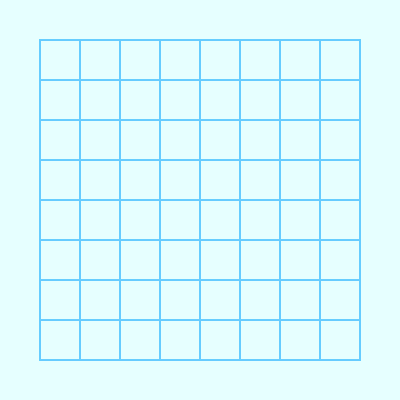
Frame 1 (no input)
Frame 60 (no input): identical to frame 1, image omitted
Frame 120 (the mouse pressed at the canvas centre since frame 60): identical to frame 1, image omitted

The p5.js sketch that drew this single still picture (run headless with seeded random() and noise() and a simulated clock; from frame 60 on, the mouse is pressed at the canvas centre):

// p5.js sketch
// ── sketch.js
/* eslint-disable no-undef, no-unused-vars */

/* * * * * * * * * * * * * * * * *

  CONSTANTS AND VARS

* * * * * * * * * * * * * * * * * */
const TEXT_OFFSET = 5;
const RESOLUTION = 400;
const GRIDS = 8 + 2;
const BUTTON_X_SIZE = 90;
const BUTTON_Y_SIZE = 20;
var rays = [];
var mirrors = [];
var interval_exchange = null;
var clickCount = 0;

/* * * * * * * * * * * * * * * * *

  CLASSES

* * * * * * * * * * * * * * * * * */

class Ray {
  constructor(_xpos, _ypos, _xvector, _yvector) {
    this.x = _xpos;
    this.y = _ypos;
    this.xvector = _xvector;
    this.yvector = _yvector;

    this.directions = [];
    this._computeDirections();

    // start point + each intersection in order
    this.path = [[this.x, this.y]];
  }

  addPointToPath(x, y) {
    this.path.push([x, y]);
  }

  getPath() {
    return this.path;
  }

  getAllDirections() {
    return this.directions;
  }

  _computeDirections() {
    let x_delta = this.xvector - this.x;
    let y_delta = this.yvector - this.y;

    // FIXME only 4 directions
    this.directions.push([x_delta, y_delta]); // +x +y (12h)
    this.directions.push([y_delta, x_delta]); // +y +x (UP-RIGHT)
    this.directions.push([y_delta, -x_delta]); // +y -x (3h) (RIGHT)
    this.directions.push([x_delta, -y_delta]); // +x -y (DOWN-RIGHT)
    this.directions.push([-x_delta, -y_delta]); // -x -y (6h) (DOWN)
    this.directions.push([-y_delta, -x_delta]); // -y -x (DOWN-LEFT)
    this.directions.push([-y_delta, x_delta]); // -y +x (9h) (LEFT)
    this.directions.push([-x_delta, y_delta]); // -x +y (UP-LEFT)
  }
}

const HORIZONTAL = 0; // -
const VERTICAL = 1; // |
const DIAGONAL_UP = 2; // /
const DIAGONAL_DOWN = 3; // \

class Mirror {
  constructor(_x1, _y1, _x2, _y2) {
    this.x1 = _x1;
    this.y1 = _y1;
    this.x2 = _x2;
    this.y2 = _y2;
    this.reflective = true; //fixme
  }

  getLength() {
    return ((this.x2 - this.x1) ** 2 + (this.y2 - this.y1) ** 2) ** -2;
  }

  getSlope() {
    return (this.y2 - this.y1) / (this.x2 - this.x1);
  }

  getType() {
    let ans = false;
    if (this.x1 === this.x2) {
      ans = VERTICAL;
    } else if (this.y1 === this.y2) {
      ans = HORIZONTAL;
    } else if (
      (this.x1 < this.x2 && this.y1 < this.y2) ||
      (this.x1 > this.x2 && this.y1 > this.y2)
    ) {
      ans = DIAGONAL_UP;
    } else {
      ans = DIAGONAL_DOWN;
    }
    return ans;
  }

  print() {
    console.log(
      "Mirror:",
      "\n",
      "x1:",
      this.x1,
      "y1:",
      this.y1,
      "\n",
      "x2:",
      this.x2,
      "y2:",
      this.y2
    );
  }
}

class SlicedMirror extends Mirror {
  constructor(mirror, ray) {
    super(mirror.x1, mirror.y1, mirror.x2, mirror.y2);

    // -- ARGUMENTS -- //
    this.nb_unit_segments = max(abs(this.x2 - this.x1), abs(this.y2 - this.y1)); // number of unit segments in the mirror
    this.slices = []; // slices [direction] [slice] [x or y coord]

    // -- CONSTRUCTION -- //
    this._slice(ray);
  }

  getAllSlices() {
    return this.slices;
  }

  getSlices(ray_direction) {
    return this.slices[ray_direction];
  }

  getTotalOfSlices(ray_direction) {
    return this.slices[ray_direction].length;
  }

  _slice(ray) {
    /*
      TODO+FIXME: create ray-mirror intersection points
                  that directly contain the input
                  and the ouput ray directions
    */

    for (const direction of ray.getAllDirections()) {
      // FIXME (optimization) use 4 directions (computations /2)
      let ray_slope = direction[1] / direction[0];
      let nb_slices; // number of mirror slices
      if (this.getType() === HORIZONTAL) {
        nb_slices = this.nb_unit_segments * abs(direction[1]); // intersections = |y|
      } else if (this.getType() === VERTICAL) {
        nb_slices = this.nb_unit_segments * abs(direction[0]); // intersections = |x|
      } else if (
        (this.getType() === DIAGONAL_UP && ray_slope > 0) ||
        (this.getType() === DIAGONAL_DOWN && ray_slope < 0)
      ) {
        nb_slices =
          this.nb_unit_segments * abs(abs(direction[0]) - abs(direction[1])); // intersections same slope = ||x|-|y||
      } else {
        nb_slices =
          this.nb_unit_segments * abs(abs(direction[0]) + abs(direction[1])); // intersections opp slope = ||x|+|y||
      }

      let slice_dir_coords = [[this.x1, this.y1]];
      for (let i = 1; i <= nb_slices; i++) {
        let lambda = i / nb_slices; // linear combination
        slice_dir_coords.push([
          lambda * this.x2 + (1 - lambda) * this.x1,
          lambda * this.y2 + (1 - lambda) * this.y1
        ]);
      }
      this.slices.push(slice_dir_coords);
    }
  }
}

class IntervalExchange {
  constructor(mirrors, ray) {
    // -- ATTRIBUTES -- //
    this.nb_orientations = ray.getAllDirections().length;
    this.sliced_mirrors = [];
    this.exchange = null;

    // -- CONSTRUCTION -- //
    //this._createFakeEscapeMirror();
    this._divideMirrors(mirrors, ray);
    this._formBigIntInterval();
    this._map();
    //this._optimiseWithTopology();
  }

  _optimiseWithTopology() {}
  getNext(mirror, slope) {}
  getPrevious(mirror, slope) {}
  _createFakeEscapeMirror() {}

  /*
    "Count positions at which a ray of that slope can hit."
  */
  _divideMirrors(mirrors, ray) {
    for (const mirror of mirrors) {
      this.sliced_mirrors.push(new SlicedMirror(mirror, ray));
    }
  }

  /*
    "Concatenate all these sequences of positions
    for (mirror, slope) pairs into one big integer interval."
  */
  _formBigIntInterval() {}

  /*
    "Form subintervals for where a reflected ray will go next."
  */
  _map(ray) {}

}

class ReflectivePoint {
  constructor(x, y, input_orientation, output_orientation) {
    this.x = x;
    this.y = y;
    this.input = input_orientation;
    this.output = output_orientation;
  }
}

/* bah quoi.. dans tous les cas t'as dis tu vas refactor.. */
class Transformer {
  static inputRayToOutputRay(input_ray, mirror) {
    let output_ray = null;
    let is_horizontal = mirror.getType() === HORIZONTAL;
    let is_vertical = mirror.getType() === VERTICAL;
    let is_rising =
      (this.getType() === DIAGONAL_UP && ray_slope > 0) ||
      (this.getType() === DIAGONAL_DOWN && ray_slope < 0);

    if (is_horizontal) {
    } else if (is_vertical) {
    } else if (is_rising) {
    } else {
    }

    return output_ray;
  }
}

class Node {
  constructor(x, y, input_orientation, mirror) {
    this.x = x;
    this.y = y;

    this.input_orientation = input_orientation;
    this.output_orientation = null;

    this.next_node = null;
    this.previous_node = null;

    this.mirror = mirror;
  }
}

/* * * * * * * * * * * * * * * * *

  FUNCTIONS

* * * * * * * * * * * * * * * * * */

function tranformCoordsToGrid(x, y) {
  let new_x = xToGrid(x);
  let new_y = yToGrid(y);

  console.log("Previous coords:", x, y);
  console.log("New coords:", new_x, new_y);
}

function xToGrid(x) {
  return -1 + (GRIDS * x) / RESOLUTION;
}
function yToGrid(y) {
  return -1 + (RESOLUTION - y) / (RESOLUTION / GRIDS);
}

function xToP5(x) {
  return ((x + 1) * RESOLUTION) / GRIDS;
}
function yToP5(y) {
  return RESOLUTION - (y + 1) * (RESOLUTION / GRIDS);
}

function computeReflections() {
  interval_exchange = new IntervalExchange(mirrors, rays[0]);
}

/* * * * * * * * * * * * * * * * *

  TESTS

* * * * * * * * * * * * * * * * * */

function runTests() {}

function createTestEnv1() {
  /*
    Example from Figure 5. (erronous?)
    POINTS
      A = (0,0)  B = (0,2)
      C = (2,2)  D = (1, 0)
    MIRRORS
      AB, BC, CD
    RAY
      (1,1) with -1/2 slope (0, 0) -> (-2, 1)
  */
  mirrors.push(new Mirror(0, 0, 0, 2)); // AB
  mirrors.push(new Mirror(0, 2, 2, 2)); // BC
  mirrors.push(new Mirror(2, 2, 1, 0)); // CD
  rays.push(new Ray(1, 1, -2 + 1, 1 + 1));
}

function createTestEnv2() {
  /*
    Example from Figure 1. (erronous?)
    POINTS
      A = (0, 0)  B = (4, 4)
      C = (5, 4)  D = (6, 3)
      E = (6, 2)  F = (6, 0)
    MIRRORS
      AB, BC, CD, DE, FA
    RAY
      (?) I suppose it is (7, 3) going to (6, 1)
  */
  mirrors.push(new Mirror(0, 0, 4, 4)); // AB
  mirrors.push(new Mirror(4, 4, 5, 4)); // BC
  mirrors.push(new Mirror(5, 4, 6, 3)); // CD
  mirrors.push(new Mirror(6, 3, 6, 2)); // DE
  mirrors.push(new Mirror(6, 0, 0, 0)); // FA
  rays.push(new Ray(7, 3, 6, 1));
}

/* * * * * * * * * * * * * * * * *

  SETUP FUNCTION

* * * * * * * * * * * * * * * * * */

function setup() {
  // TESTS
  runTests();

  // ENVIRONMENT
  createCanvas(windowWidth, windowHeight);
  fill("black");
  textSize(100);

  // BUTTONS
  clear_button = makeButton("Clear", 425, 20 + 25 * 0, resetEnv);

  x1_input = createInput();
  y1_input = createInput();
  x2_input = createInput();
  y2_input = createInput();
  x1_input.size(BUTTON_X_SIZE);
  y1_input.size(BUTTON_X_SIZE);
  x2_input.size(BUTTON_X_SIZE);
  y2_input.size(BUTTON_X_SIZE);
  x1_input.position(425, 20 + 25 * 2);
  y1_input.position(425, 20 + 25 * 3);
  x2_input.position(425, 20 + 25 * 4);
  y2_input.position(425, 20 + 25 * 5);
  x1_text = createElement("h3", "x1 ←");
  y1_text = createElement("h3", "y1 ←");
  x2_text = createElement("h3", "x2");
  y2_text = createElement("h3", "y2");
  x1_text.position(x1_input.x + x1_input.width + 5, x1_input.y - 20);
  y1_text.position(y1_input.x + y1_input.width + 5, y1_input.y - 20);
  x2_text.position(x2_input.x + x2_input.width + 5, x2_input.y - 20);
  y2_text.position(y2_input.x + y2_input.width + 5, y2_input.y - 20);
  button = makeButton("Add Mirror", 425, 20 + 25 * 6, addMirror);
  button = makeButton("Add Ray", 425, 20 + 25 * 7, addRay);
  button = makeButton("Fire the ray!", 425, 20 + 25 * 9, fireTheRay);

  button = makeButton("Test #1", 425, 20 + 25 * 11, importTest1);
  button = makeButton("Test #2", 425, 20 + 25 * 12, importTest2);
}

/* * * * * * * * * * * * * * * * *

  BUTTONS

* * * * * * * * * * * * * * * * * */
function makeButton(name, xpos, ypox, foo) {
  let button = createButton(name);
  button.position(xpos, ypox);
  button.mousePressed(foo);
  button.size(BUTTON_X_SIZE, BUTTON_Y_SIZE);
  return button;
}

function resetEnv() {
  rays = [];
  mirrors = [];
  interval_exchange = null;
  console.log("[Environment reset]");
}

function addRay() {
  rays.push(
    new Ray(
      parseInt(x1_input.value(), 10),
      parseInt(y1_input.value(), 10),
      parseInt(x2_input.value(), 10),
      parseInt(y2_input.value(), 10)
    )
  );
  console.log("[Ray added]");
}

function addMirror() {
  mirrors.push(
    new Mirror(
      parseInt(x1_input.value(), 10),
      parseInt(y1_input.value(), 10),
      parseInt(x2_input.value(), 10),
      parseInt(y2_input.value(), 10)
    )
  );
  console.log("[Mirror added]");
}

function fireTheRay() {
  console.log("[Fire]");
  computeReflections();
}

function importTest1() {
  resetEnv();
  createTestEnv1();
}

function importTest2() {
  resetEnv();
  createTestEnv2();
}

/* * * * * * * * * * * * * * * * *

  DRAW FUNCTIONS

* * * * * * * * * * * * * * * * * */

// draws the cartesian plane
function drawIntegerGrid() {
  let xStep = width / GRIDS;
  let yStep = height / GRIDS;
  for (let x = xStep; x < width; x += xStep) {
    for (let y = yStep; y < height; y += yStep) {
      stroke(102, 204, 255);
      line(x, xStep, x, height - yStep);
      line(xStep, y, width - xStep, y);
      stroke(0);
    }
  }
}

/* * * * * * * * * * * * * * * * *

  OTHER P5 FUNCTIONS

* * * * * * * * * * * * * * * * * */

function draw() {
  const CANVAS_SIZE = 400;
  createCanvas(CANVAS_SIZE, CANVAS_SIZE);
  background(230, 255, 255);
  drawIntegerGrid();
  drawMirrors();
  drawRay();
}

function drawMirrors() {
  let msg1, msg2;
  for (const mirror of mirrors) {
    line(
      xToP5(mirror.x1),
      yToP5(mirror.y1),
      xToP5(mirror.x2),
      yToP5(mirror.y2)
    );
    drawMirrorSlices();
    msg1 = "(" + mirror.x1.toString() + "," + mirror.y1.toString() + ")";
    msg2 = "(" + mirror.x2.toString() + "," + mirror.y2.toString() + ")";
    text(msg1, xToP5(mirror.x1) + TEXT_OFFSET, yToP5(mirror.y1) - TEXT_OFFSET);
    text(msg2, xToP5(mirror.x2) + TEXT_OFFSET, yToP5(mirror.y2) - TEXT_OFFSET);
  }
}

function drawMirrorSlices() {
  if (interval_exchange !== null) {
    stroke(1, 1, 255);
    for (const sliced_mirror of interval_exchange.sliced_mirrors) {
      for (const slice_per_ray_dir of sliced_mirror.getAllSlices()) {
        for (const slice of slice_per_ray_dir) {
          ellipse(xToP5(slice[0]), yToP5(slice[1]), 4, 4);
        }
      }
    }
    stroke(0);
  }
}

function drawRay() {
  let msg;
  for (const ray of rays) {
    drawRayDirections(ray);
    stroke(255, 1, 1);
    line(xToP5(ray.x), yToP5(ray.y), xToP5(ray.xvector), yToP5(ray.yvector));
    ellipse(xToP5(ray.x), yToP5(ray.y), 8, 8);
    msg = "(" + ray.x.toString() + "," + ray.y.toString() + ")";
    text(msg, xToP5(ray.x) + TEXT_OFFSET, yToP5(ray.y) - TEXT_OFFSET);
  }
  stroke(0);
}

windowResized = function () {
  resizeCanvas(windowWidth, windowHeight);
};

function drawRayDirections(ray) {
  let count = 0;
  for (const dir of ray.getAllDirections()) {
    stroke(1, 255, 1);
    line(
      xToP5(ray.x),
      yToP5(ray.y),
      xToP5(ray.x + dir[0]),
      yToP5(ray.y + dir[1])
    );
    let msg = "[" + count.toString() + "]";
    fill("black");
    text(
      msg,
      xToP5(ray.x + dir[0]) + TEXT_OFFSET,
      yToP5(ray.y + dir[1]) + TEXT_OFFSET
    );
    count++;
    fill("white");
  }
}

function mousePressed() {
  if (mouseX > 25 && mouseX < 375 && mouseY > 25 && mouseY < 375) {
    clickCount += 1;
    let grid_x = round(xToGrid(mouseX));
    let grid_y = round(yToGrid(mouseY));

    if (clickCount % 2 === 1) {
      x1_input.value(grid_x);
      y1_input.value(grid_y);
      x1_text.html("x1");
      y1_text.html("y1");
      x2_text.html("x2 ←");
      y2_text.html("y2 ←");
    } else {
      x2_input.value(grid_x);
      y2_input.value(grid_y);
      x1_text.html("x1 ←");
      y1_text.html("y1 ←");
      x2_text.html("x2");
      y2_text.html("y2");
    }
  }
}
